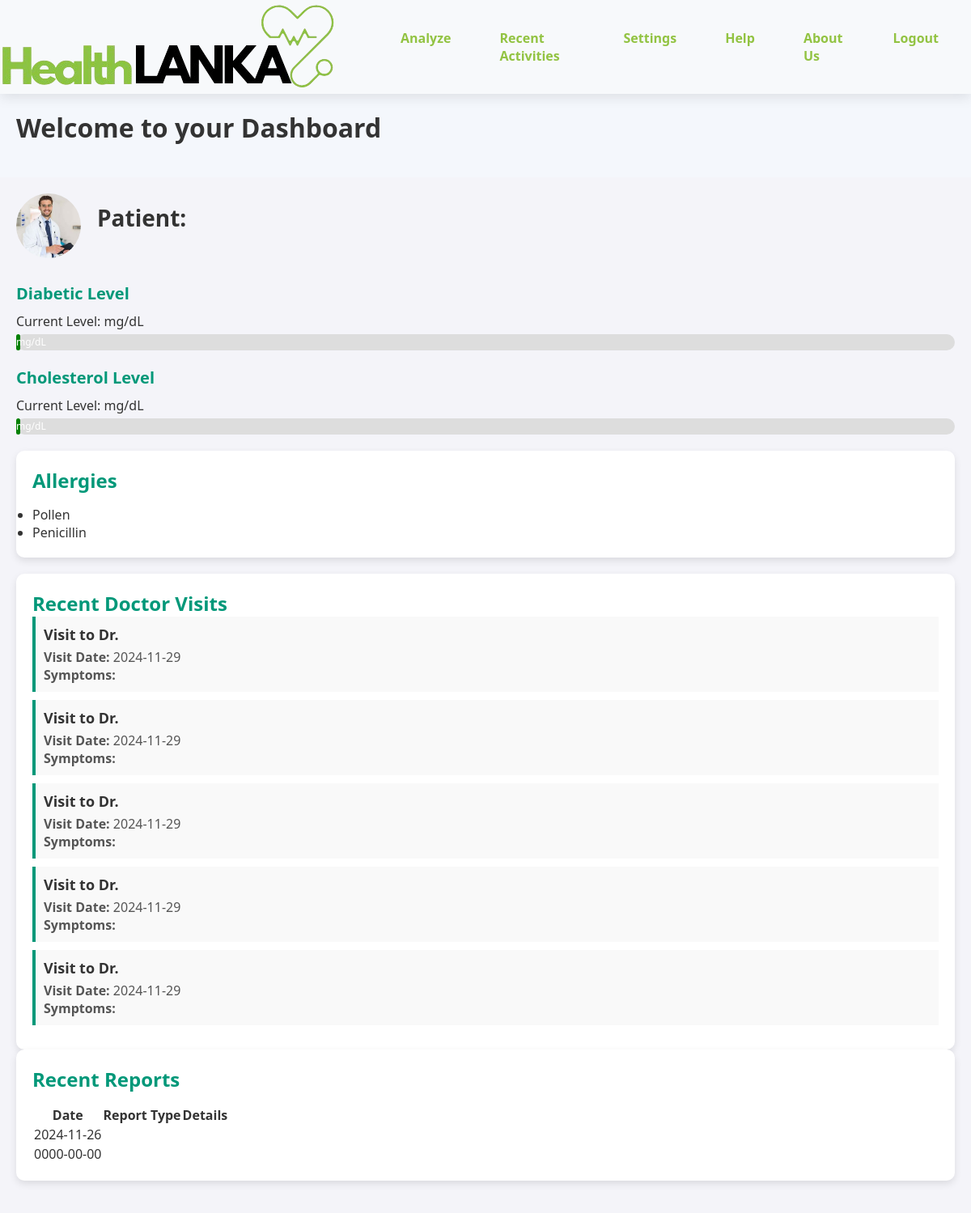
The page /Doctor/eg.php?PatientID=200421801205 on the database its author committed.
### tables this page shows
CREATE TABLE IF NOT EXISTS `patient` (
  `Patient_Id` varchar(50) NOT NULL,
  `First_name` varchar(50) NOT NULL,
  `Last_Name` varchar(50) NOT NULL,
  `Gender` enum('Male','Female') NOT NULL,
  `Date of birth` date NOT NULL,
  `Contact_No` varchar(10) NOT NULL,
  `Email` varchar(100) NOT NULL,
  `Address` varchar(300) NOT NULL,
  `Emergency_Contact` varchar(50) NOT NULL,
  `Blood_Type` enum('A+','A-','B+','B+','AB+','AB-','O+','O-') NOT NULL,
  `Diabetic_Type` enum('None','Type 1','Type 2','Gestational') NOT NULL,
  `Diabetic_level(Mg/DL)` double NOT NULL,
  `Cholosterol_Level(Mg/DL)` double NOT NULL,
  `Blood_Presure` double NOT NULL,
  `Password` varchar(50) NOT NULL,
  `Login_Count` int NOT NULL,
  `Image` varchar(200) NOT NULL
);

### Doctor/eg.php (the view, shortened to what this page needs)
<?php
$PatientID = $_GET['PatientID'];
include "../DBConnection.php";
include "patientnarbar.php";
$query1 = "SELECT * FROM patient WHERE Patient_Id = ?";
$stmt1 = $con->prepare($query1);
$stmt1->bind_param("i", $PatientID);
$stmt1->execute();
$patient1 = $stmt1->get_result()->fetch_assoc();
$normalDiabeticLevel = 100;
$normalCholesterolLevel = 200;
$query2 = "
    SELECT *
    FROM `patient-doctor meetups` PDM
    WHERE PDM.`Patient ID` = ?
    ORDER BY PDM.`Date` DESC
    LIMIT 5
";
$stmt2 = $con->prepare($query2);
$stmt2->bind_param("i", $PatientID);
$stmt2->execute();
$patient2 = $stmt2->get_result();
$query3 = "SELECT a.Name FROM `patient-allergy` AS p
           JOIN allergy AS a ON a.`Allergy ID` = p.`Allergy ID`
           WHERE p.`Patient ID` = ?";
$stmt3 = $con->prepare($query3);
$stmt3->bind_param("i", $PatientID);
$stmt3->execute();
$result3 = $stmt3->get_result();
if ($result3->num_rows > 0) {
    $patientAllergies = [];
    while ($row3 = $result3->fetch_assoc()) {
        $patientAllergies[] = $row3['Name'];
    }
} else {
    $patientAllergies = [];
}
$query4 = "SELECT * FROM  `patient-report` WHERE `Patient ID` = ? ORDER BY `Date` DESC";
$stmt4 = $con->prepare($query4);
$stmt4->bind_param("s", $PatientID);
$stmt4->execute();
$result4 = $stmt4->get_result();
?>
<!DOCTYPE html>
<html lang="en">
<head>
</head>
<body>
    <div class="main-content">
        <div class="patient-header">
            <?php
            $patientImage = !empty($patient1['Image']) ? $patient1['Image'] : '../Patient Images/default.jpg';
            ?>
            <img src="<?= htmlspecialchars($patientImage); ?>" alt="Patient Image">
            <h1>Patient: <?= htmlspecialchars($patient1['Name']); ?></h1>
        </div>
        <div class="health-info">
            <div class="info">
                <h3>Diabetic Level</h3>
                <p>Current Level: <?= htmlspecialchars($patient1['Diabetic_Level']); ?> mg/dL</p>
                <div class="progress-container">
                    <div class="progress-bar" style="width: <?= min(100, ($patient1['Diabetic_Level'] / $normalDiabeticLevel) * 100); ?>%; background-color: <?= ($patient1['Diabetic_Level'] > $normalDiabeticLevel) ? 'red' : 'green'; ?>;">
                        <?= htmlspecialchars($patient1['Diabetic_Level']); ?> mg/dL
                    </div>
                </div>
            </div>
            <div class="info">
                <h3>Cholesterol Level</h3>
                <p>Current Level: <?= htmlspecialchars($patient1['Cholesterol_Level']); ?> mg/dL</p>
                <div class="progress-container">
                    <div class="progress-bar" style="width: <?= min(100, ($patient1['Cholesterol_Level'] / $normalCholesterolLevel) * 100); ?>%; background-color: <?= ($patient1['Cholesterol_Level'] > $normalCholesterolLevel) ? 'red' : 'green'; ?>;">
                        <?= htmlspecialchars($patient1['Cholesterol_Level']); ?> mg/dL
                    </div>
                </div>
            </div>
        </div>
        <div class="section">
            <h2>Allergies</h2>
            <ul>
                <?php if (count($patientAllergies) > 0): ?>
                    <?php foreach ($patientAllergies as $allergy): ?>
                        <li><?= htmlspecialchars($allergy); ?></li>
                    <?php endforeach; ?>
                <?php else: ?>
                    <li>No known allergies.</li>
                <?php endif; ?>
            </ul>
        </div>
        <div class="activities">
            <h2>Recent Doctor Visits</h2>
            <?php while ($row2 = $patient2->fetch_assoc()): ?>
                <div class="activity-item">
                    <h3>Visit to Dr. <?= htmlspecialchars($row2['Doctor Name']); ?></h3>
                    <p><strong>Visit Date:</strong> <?= htmlspecialchars($row2['Date']); ?></p>
                    <p><strong>Symptoms:</strong> <?= htmlspecialchars($row2['Symptoms']); ?></p>
                </div>
            <?php endwhile; ?>
        </div>
<div class="section">
    <h2>Recent Reports</h2>
    <table>
        <thead>
            <tr>
                <th>Date</th>
                <th>Report Type</th>
                <th>Details</th>
            </tr>
        </thead>
        <tbody>
            <?php
            while ($row4 = $result4->fetch_assoc()): ?>
                <tr>
                    <td><?= htmlspecialchars($row4['Date']); ?></td>
                    <td><?= htmlspecialchars($row4['Report_Type']); ?></td>
                    <td><?= htmlspecialchars($row4['Details']); ?></td>
                </tr>
            <?php endwhile; ?>
        </tbody>
    </table>
</div>
    </div>
</body>
</html>

### Patient/patientnarbar.php (style rules this page uses)
* { margin: 0; padding: 0; box-sizing: border-box; }
body { font-family: 'Roboto', sans-serif; background-color: #f7f9fb; color: #333; min-height: 100vh; display: flex; flex-direction: column; }
h1 { font-size: 2rem; color: #333; margin-bottom: 20px; }

### Doctor/eg.php (style rules this page uses)
* { margin: 0; padding: 0; box-sizing: border-box; }
body, html { margin: 0; padding: 0; font-family: 'Segoe UI', Tahoma, Geneva, Verdana, sans-serif; height: 100%; background: #f4f7fc; color: #333; box-sizing: border-box; }
.main-content { margin-left: 0px; padding: 20px; max-width: 100%; width: 100%; background-color: #f4f4f9; flex-grow: 1; }
.section { background-color: #fff; box-shadow: 0 4px 10px rgba(0, 0, 0, 0.1); border-radius: 10px; padding: 20px; margin-bottom: 20px; }
.section h2 { font-size: 24px; margin-bottom: 15px; color: #009879; }
.patient-header { display: flex; align-items: center; margin-bottom: 30px; }
.patient-header img { width: 80px; height: 80px; border-radius: 50%; margin-right: 20px; object-fit: cover; }
.patient-header h1 { font-size: 28px; color: #333; }
.health-info { display: flex; justify-content: space-between; align-items: center; flex-wrap: wrap; }
.health-info .info { width: 48%; margin-bottom: 20px; }
.health-info .info h3 { font-size: 20px; margin-bottom: 10px; color: #009879; }
.progress-container { width: 100%; height: 20px; background-color: #ddd; border-radius: 10px; margin-top: 5px; position: relative; }
.progress-bar { height: 100%; border-radius: 10px; text-align: center; line-height: 20px; color: white; font-size: 12px; padding-right: 5px; }
.activities { background-color: #fff; padding: 20px; border-radius: 10px; box-shadow: 0 4px 10px rgba(0, 0, 0, 0.1); margin-top: 20px; }
.activities h2 { font-size: 24px; color: #009879; }
.activity-item { padding: 10px; margin-bottom: 10px; border-left: 4px solid #009879; background-color: #f9f9f9; }
.activity-item h3 { font-size: 18px; margin-bottom: 5px; color: #333; }
.activity-item p { font-size: 16px; color: #555; }
@media (max-width: 1200px) { .main-content { width: calc(100%); } }
@media (max-width: 1200px) { .health-info .info { width: 100%; } }

### rows shown on the page
patient: Image (picture)
patient-doctor meetups: Date "2024-11-29"
patient-doctor meetups: Date "2024-11-29"
patient-doctor meetups: Date "2024-11-29"
patient-doctor meetups: Date "2024-11-29"
patient-doctor meetups: Date "2024-11-29"
patient-report: Date "2024-11-26"
patient-report: Date "0000-00-00"

### other values the page prints
$allergy "Pollen"
$allergy "Penicillin"
